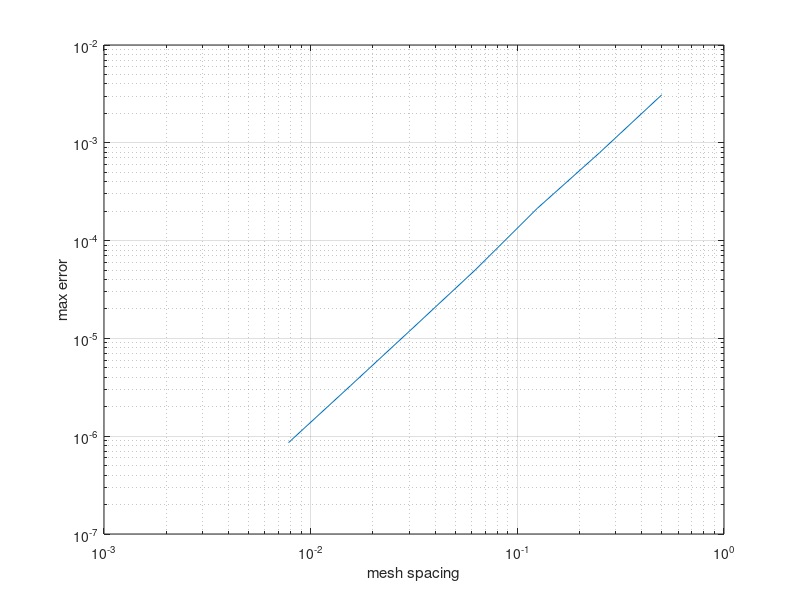
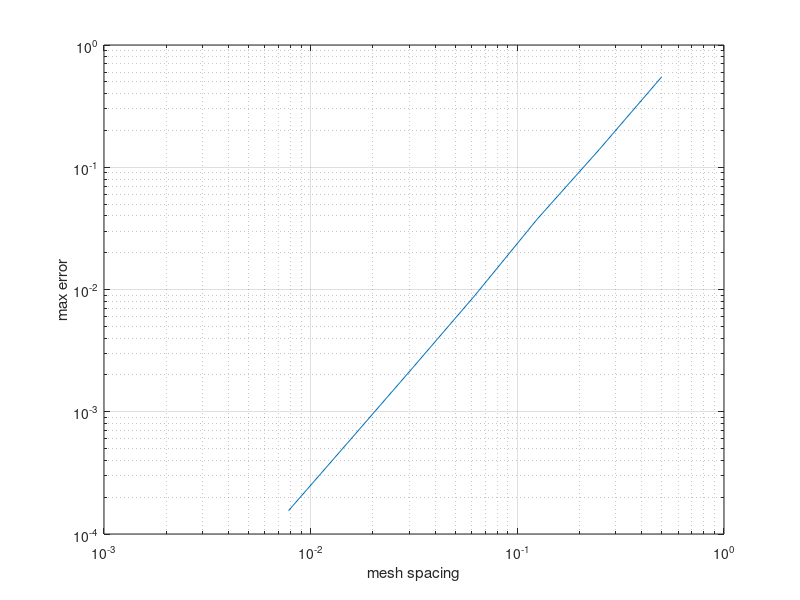
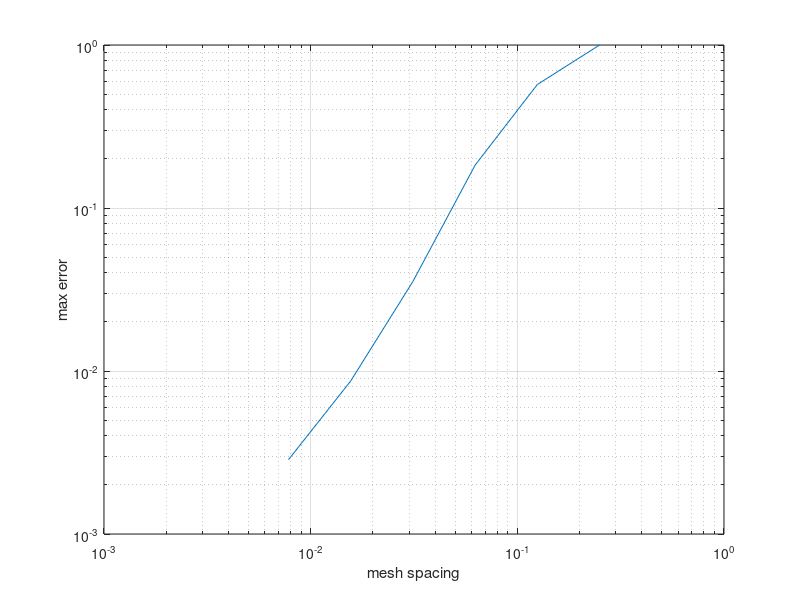
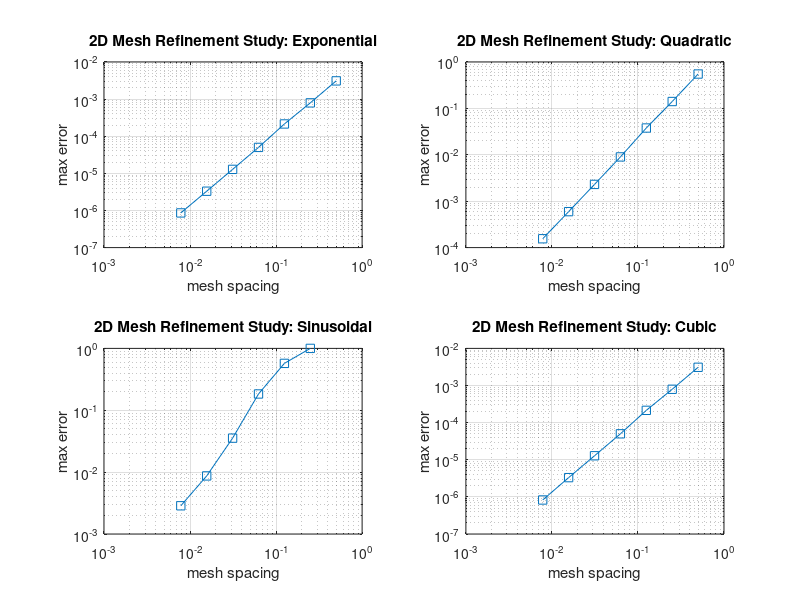

These charts were generated, in order, by the following MATLAB code:
%% EXPONENTIAL
exp_error = [0.5	0.003097
0.25	0.000792
0.125	2.14E-04
0.0625	5.00E-05
0.03125	1.28E-05
0.015625	3.30E-06
0.0078125	8.59E-07];

figure(1)
loglog(exp_error(:,1),exp_error(:,2))
%title('2D Mesh Refinement Study: Exponential')
ylabel('max error')
xlabel('mesh spacing')
grid on

%% QUADRATIC
quad_error = [0.5	0.549999999
0.25	0.140624999
0.125	0.037764442
0.0625	0.008997545
0.03125	0.002300076
0.015625	0.000595328
0.0078125	0.000155095];

figure(2)
loglog(quad_error(:,1),quad_error(:,2))
%title('2D Mesh Refinement Study: Quadratic')
ylabel('max error')
xlabel('mesh spacing')
grid on

%% Sinusoid
sin_error = [0.25	0.999999999
0.125	0.57253065
0.0625	0.18333084
0.03125	0.03544737
0.015625	0.00868873
0.0078125	0.00285811];

figure(3)
loglog(sin_error(:,1),sin_error(:,2))
%title('2D Mesh Refinement Study: Sinusoidal')
ylabel('max error')
xlabel('mesh spacing')
grid on

%% Cubic
cubic_error = [0.5	0.003097132
0.25	0.000792252
0.125	0.000214376
0.0625	5.00E-05
0.03125	1.28E-05
0.015625	3.30E-06
0.0078125	8.25E-07];

figure(4)
loglog(cubic_error(:,1),cubic_error(:,2))
%title('2D Mesh Refinement Study: Cubic')
ylabel('max error')
xlabel('mesh spacing')
grid on

%% Combined

subplot(2,2,1)
loglog(exp_error(:,1),exp_error(:,2),'-s')
title('2D Mesh Refinement Study: Exponential')
ylabel('max error')
xlabel('mesh spacing')
grid on

subplot(2,2,2)
loglog(quad_error(:,1),quad_error(:,2),'-s')
title('2D Mesh Refinement Study: Quadratic')
ylabel('max error')
xlabel('mesh spacing')
grid on

subplot(2,2,3)
loglog(sin_error(:,1),sin_error(:,2),'-s')
title('2D Mesh Refinement Study: Sinusoidal')
ylabel('max error')
xlabel('mesh spacing')
grid on

subplot(2,2,4)
loglog(cubic_error(:,1),cubic_error(:,2),'-s')
title('2D Mesh Refinement Study: Cubic')
ylabel('max error')
xlabel('mesh spacing')
grid on
